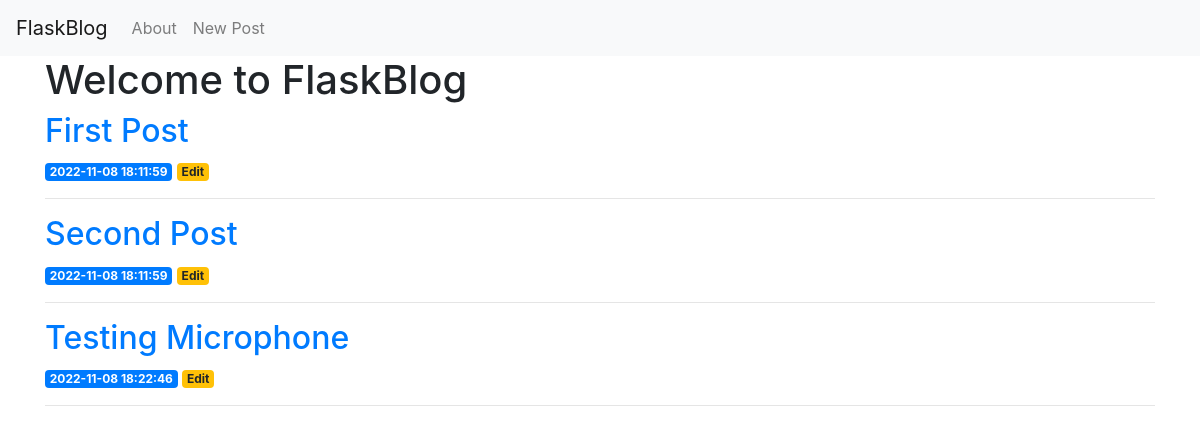
The page / on the database its author committed.
### tables this page shows
CREATE TABLE posts (
    id INTEGER PRIMARY KEY AUTOINCREMENT,
    created TIMESTAMP NOT NULL DEFAULT CURRENT_TIMESTAMP,
    title TEXT NOT NULL,
    content TEXT NOT NULL
);

### app.py (the view)
@app.route('/')
def index():
    conn = get_db_connection()
    posts = conn.execute('SELECT * FROM posts').fetchall()
    conn.close()
    return render_template('index.html', posts=posts)

### app.py (called while the page is built)
def get_db_connection():
    conn = sqlite3.connect('database.db')
    conn.row_factory = sqlite3.Row
    return conn

### templates/index.html
{% extends 'base.html' %}
{% block content %}
    <h1>{% block title %} Welcome to FlaskBlog {% endblock %}</h1>
    {% for post in posts %}
        <a href="{{ url_for('post', post_id=post['id']) }}">
            <h2>{{ post['title'] }}</h2>
        </a>
        <span class="badge badge-primary">{{ post['created'] }}</span>
        <a href="{{ url_for('edit', id=post['id']) }}">
            <span class="badge badge-warning">Edit</span>
        </a>
        <hr>
    {% endfor %}
{% endblock %}

### rows shown on the page
posts: title "First Post", created "2022-11-08 18:11:59"
posts: title "Second Post", created "2022-11-08 18:11:59"
posts: title "Testing Microphone", created "2022-11-08 18:22:46"
